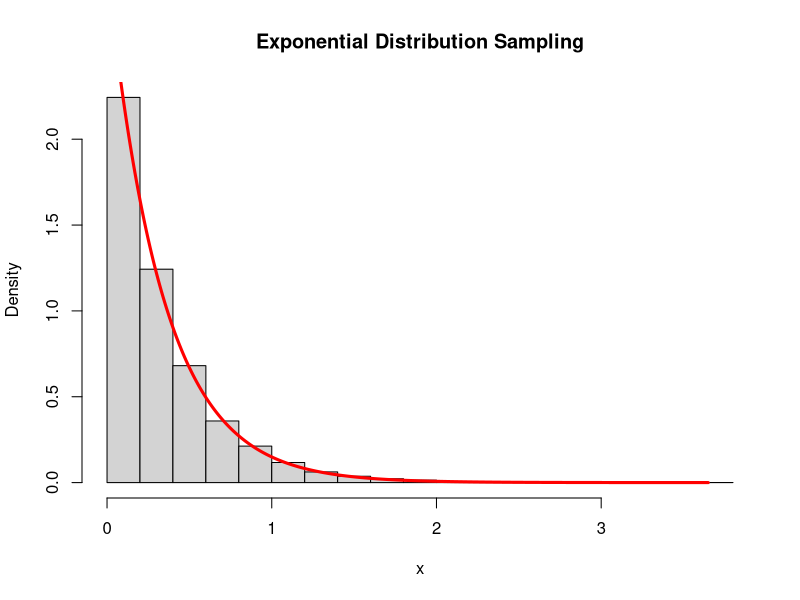
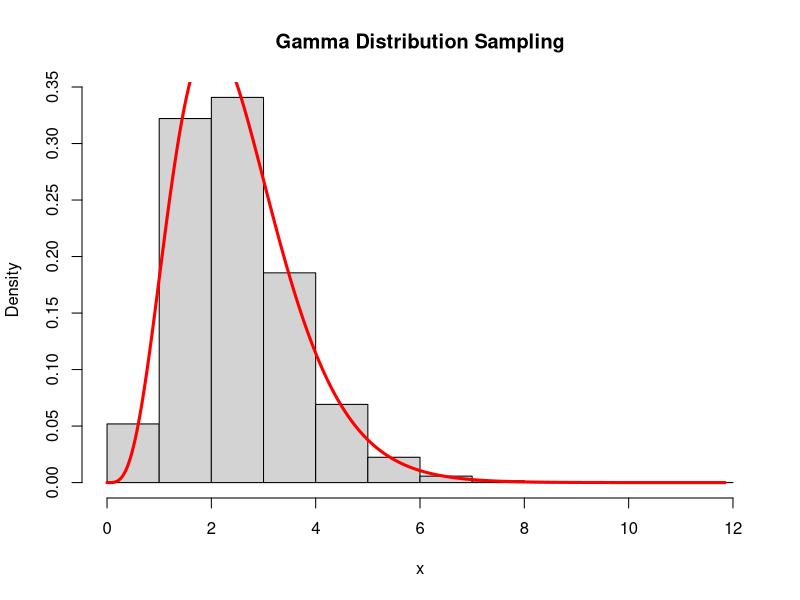
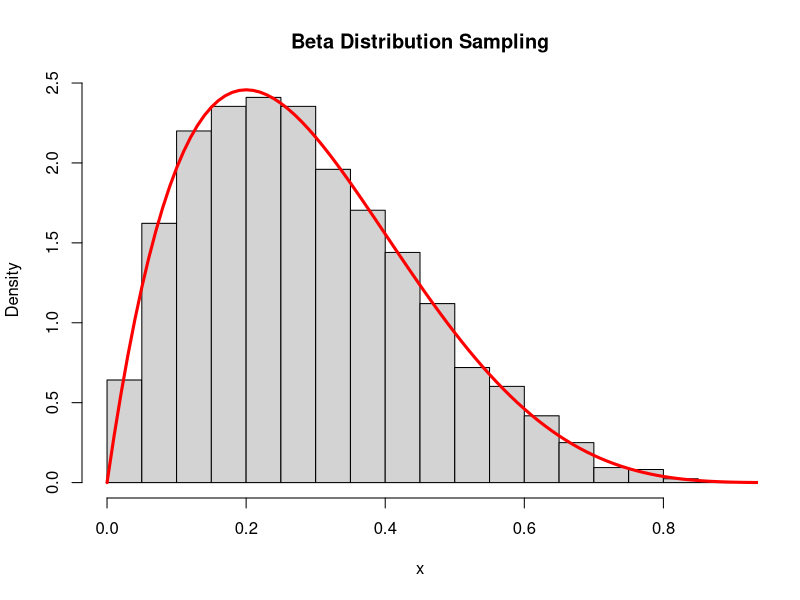
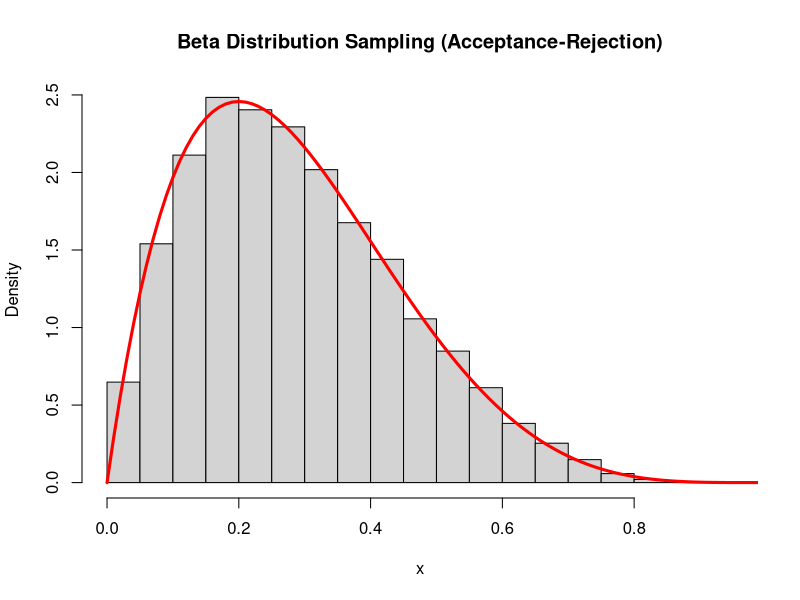

Write R code to recreate these figures, in order.
## Exponential distribution sampling, using Inverse Transform Method
my.rexp = function(n, lambda)
{
  u = runif(n)
  return(-log(u) / lambda)
}

## Test against pdf
lambda = 3
x = my.rexp(10000, lambda)
hist(x, freq=FALSE, main = "Exponential Distribution Sampling")
t = seq(0, max(x), 0.01)
lines(t, dexp(t, lambda), lwd=3, col='red')

## Gamma distribution sampling, using transform method
## k must be an integer
## We could generalize to non-integer k using acceptance-rejection, see
## http://en.wikipedia.org/wiki/Gamma_distribution
my.rgamma = function(n, k, theta)
{
  x = matrix(my.rexp(n * k, 1/theta), k, n)
  return(apply(x, MARGIN = 2, FUN = sum))
}

## Test against pdf
k = 5
theta = 0.5
x = my.rgamma(10000, k, theta)
hist(x, freq=FALSE, main = "Gamma Distribution Sampling")
t = seq(0, max(x), 0.01)
lines(t, dgamma(t, shape = k, scale = theta), lwd=3, col='red')

## Beta distribution sampling, using transform method
## alpha and beta must be integers (we are using the Gamma sampler above)
my.rbeta = function(n, alpha, beta)
{
  u = my.rgamma(n, alpha, 1)
  v = my.rgamma(n, beta, 1)
  
  return(u / (u + v))
}

## Test against pdf
a = 2
b = 5
x = my.rbeta(10000, a, b)
hist(x, freq=FALSE, main = "Beta Distribution Sampling")
t = seq(0, 1, 0.01)
lines(t, dbeta(t, a, b), lwd=3, col='red')

## Beta distribution with Acceptance-Rejection Sampling
## Works for a >= 1, b >= 1
## Note this is less efficient than transform method above
my.rbeta.rej = function(n, a, b)
{
  y = numeric(n)
  num.accepted = 0
  num.trials = 0
  while(num.accepted < n)
  {
    num.trials = num.trials + 1
    u = runif(1)
    x = runif(1)
    if(x^(a-1) * (1 - x)^(b-1) > u)
    {
      num.accepted = num.accepted + 1
      y[num.accepted] = x
    }
  }
  
  cat(paste("Acceptance rate =", n / num.trials, "\n"))
  return(y)
}

x = my.rbeta.rej(10000, a, b)
hist(x, freq=FALSE, main = "Beta Distribution Sampling (Acceptance-Rejection)")
t = seq(0, 1, 0.01)
lines(t, dbeta(t, a, b), lwd=3, col='red')

## Buffon's Needle Experiment to compute pi
## n = number of drops
## d = distance between lines
## L = length of needle
## Here we assume L <= d
## See: http://en.wikipedia.org/wiki/Buffon's_needle
buffon.needle = function(n, d, L)
{
  x = runif(n, min=0, max=(d/2))
  theta = runif(n, min=0, max=pi/2)
  
  k = sum( as.integer(x <= (L/2)*sin(theta)) )
  
  2 * L * n / (d * k)
}

## Area ratio experiment to compute pi
## n = number of points uniformly in square
area.pi = function(n)
{
  x = runif(n, min=-1, max=1)
  y = runif(n, min=-1, max=1)
  
  k = sum( as.integer( x^2 + y^2 <= 1 ) )
  
  4 * k / n
}

n = 10000

## Simple Monte Carlo Integration of x^2, from 0..1
## Correct answer is 1/3
u = runif(n)
mean(u^2)

## Compare to deterministic integration
u = seq(0, 1, 1 / n)
sum(u^2) / n

## Simple Monte Carlo Integration of x^2, from 2..4
## Correct answer is 18 + 2/3
u = runif(n, min=2, max=4)
2 * mean(u^2)

## Compare to deterministic integration
u = seq(2, 4, 2 / n)
2 * sum(u^2) / n
